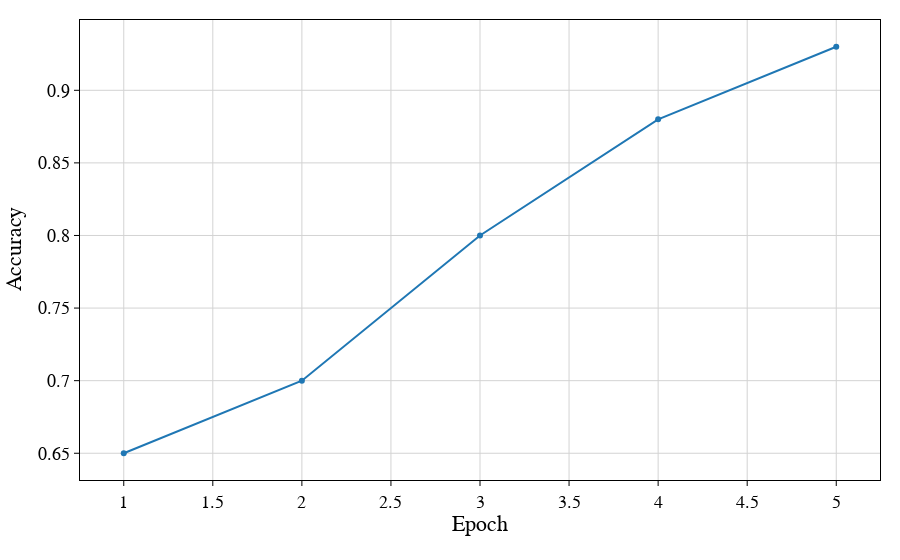
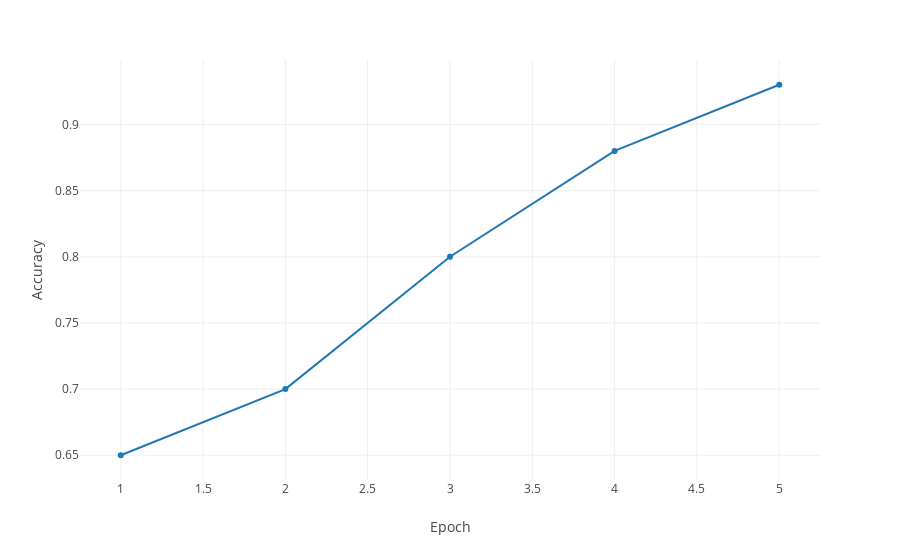

Here is the notebook cell these charts were saved with, in order:
### Code cell
import pandas as pd
import plotly.express as px

# ダミーデータ
df_line = pd.DataFrame({
    "epoch": [1, 2, 3, 4, 5],
    "accuracy": [0.65, 0.70, 0.80, 0.88, 0.93]
})

fig_line = px.line(
    df_line,
    x="epoch",
    y="accuracy",
    markers=True,                # 折れ線上にマーカーを表示
    template=my_custom_template  # カスタムテンプレートを使用
)

# 軸ラベルを見やすく設定
fig_line.update_xaxes(title="Epoch")
fig_line.update_yaxes(title="Accuracy")

fig_line.show()

fig_line = px.line(
    df_line,
    x="epoch",
    y="accuracy",
    markers=True,                # 折れ線上にマーカーを表示
    template="none"  # カスタムテンプレートを使用
)

# 軸ラベルを見やすく設定
fig_line.update_xaxes(title="Epoch")
fig_line.update_yaxes(title="Accuracy")

fig_line.show()

### Figure 1 — Plotly figure (JSON) as saved in the notebook; plotly's stock layout.template omitted (floating-point values rounded to 4 significant figures)
{"data": [{"hovertemplate": "epoch=%{x}<br>accuracy=%{y}<extra></extra>", "legendgroup": "", "line": {"color": "#1F77B4", "dash": "solid"}, "marker": {"symbol": "circle"}, "mode": "lines+markers", "name": "", "orientation": "v", "showlegend": false, "type": "scatter", "x": [1, 2, 3, 4, 5], "xaxis": "x", "y": [0.65, 0.7, 0.8, 0.88, 0.93], "yaxis": "y"}], "layout": {"legend": {"tracegroupgap": 0}, "xaxis": {"anchor": "y", "domain": [0, 1], "title": {"text": "Epoch"}}, "yaxis": {"anchor": "x", "domain": [0, 1], "title": {"text": "Accuracy"}}}}

### Figure 2 — Plotly figure (JSON) as saved in the notebook; plotly's stock layout.template omitted (floating-point values rounded to 4 significant figures)
{"data": [{"hovertemplate": "epoch=%{x}<br>accuracy=%{y}<extra></extra>", "legendgroup": "", "line": {"color": "#1F77B4", "dash": "solid"}, "marker": {"symbol": "circle"}, "mode": "lines+markers", "name": "", "orientation": "v", "showlegend": false, "type": "scatter", "x": [1, 2, 3, 4, 5], "xaxis": "x", "y": [0.65, 0.7, 0.8, 0.88, 0.93], "yaxis": "y"}], "layout": {"legend": {"tracegroupgap": 0}, "margin": {"t": 60}, "xaxis": {"anchor": "y", "domain": [0, 1], "title": {"text": "Epoch"}}, "yaxis": {"anchor": "x", "domain": [0, 1], "title": {"text": "Accuracy"}}}}
